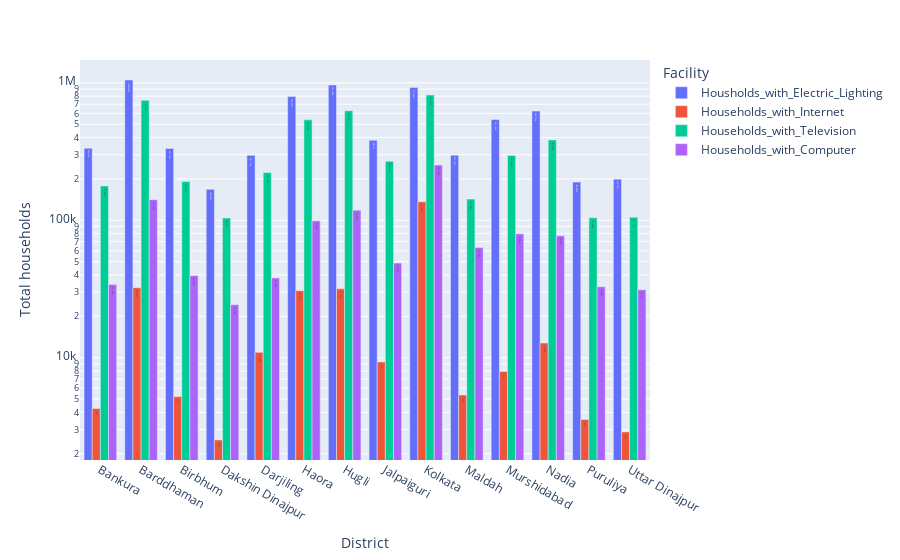

Notebook code cell kept with this figure:
### Code cell
px.bar(data_frame=temp_df,x='District',y=['Housholds_with_Electric_Lighting','Households_with_Internet','Households_with_Television','Households_with_Computer'],barmode='group',log_y=True,text_auto=True
       ,labels={
           'variable':'Facility',
           'value':'Total households',
           

       })

### Figure 1 — Plotly figure (JSON) as saved in the notebook; plotly's stock layout.template omitted (floating-point values rounded to 4 significant figures)
{"data": [{"alignmentgroup": "True", "hovertemplate": "Facility=Housholds_with_Electric_Lighting<br>District=%{x}<br>Total households=%{y}<extra></extra>", "legendgroup": "Housholds_with_Electric_Lighting", "marker": {"color": "#636efa", "pattern": {"shape": ""}}, "name": "Housholds_with_Electric_Lighting", "offsetgroup": "Housholds_with_Electric_Lighting", "orientation": "v", "showlegend": true, "textposition": "auto", "texttemplate": "%{y}", "type": "bar", "x": ["Bankura", "Barddhaman", "Birbhum", "Dakshin Dinajpur", "Darjiling", "Haora", "Hugli", "Jalpaiguri", "Kolkata", "Maldah", "Murshidabad", "Nadia", "Puruliya", "Uttar Dinajpur"], "xaxis": "x", "y": [334670, 1049943, 333752, 168069, 297176, 796953, 965258, 382500, 927602, 297716, 541169, 623729, 189889, 199307], "yaxis": "y"}, {"alignmentgroup": "True", "hovertemplate": "Facility=Households_with_Internet<br>District=%{x}<br>Total households=%{y}<extra></extra>", "legendgroup": "Households_with_Internet", "marker": {"color": "#EF553B", "pattern": {"shape": ""}}, "name": "Households_with_Internet", "offsetgroup": "Households_with_Internet", "orientation": "v", "showlegend": true, "textposition": "auto", "texttemplate": "%{y}", "type": "bar", "x": ["Bankura", "Barddhaman", "Birbhum", "Dakshin Dinajpur", "Darjiling", "Haora", "Hugli", "Jalpaiguri", "Kolkata", "Maldah", "Murshidabad", "Nadia", "Puruliya", "Uttar Dinajpur"], "xaxis": "x", "y": [4273, 32323, 5210, 2518, 10943, 30751, 31725, 9322, 136618, 5357, 7951, 12787, 3551, 2883], "yaxis": "y"}, {"alignmentgroup": "True", "hovertemplate": "Facility=Households_with_Television<br>District=%{x}<br>Total households=%{y}<extra></extra>", "legendgroup": "Households_with_Television", "marker": {"color": "#00cc96", "pattern": {"shape": ""}}, "name": "Households_with_Television", "offsetgroup": "Households_with_Television", "orientation": "v", "showlegend": true, "textposition": "auto", "texttemplate": "%{y}", "type": "bar", "x": ["Bankura", "Barddhaman", "Birbhum", "Dakshin Dinajpur", "Darjiling", "Haora", "Hugli", "Jalpaiguri", "Kolkata", "Maldah", "Murshidabad", "Nadia", "Puruliya", "Uttar Dinajpur"], "xaxis": "x", "y": [177819, 747286, 191514, 103980, 222987, 539312, 628340, 268908, 816141, 142659, 296566, 384314, 104489, 105431], "yaxis": "y"}, {"alignmentgroup": "True", "hovertemplate": "Facility=Households_with_Computer<br>District=%{x}<br>Total households=%{y}<extra></extra>", "legendgroup": "Households_with_Computer", "marker": {"color": "#ab63fa", "pattern": {"shape": ""}}, "name": "Households_with_Computer", "offsetgroup": "Households_with_Computer", "orientation": "v", "showlegend": true, "textposition": "auto", "texttemplate": "%{y}", "type": "bar", "x": ["Bankura", "Barddhaman", "Birbhum", "Dakshin Dinajpur", "Darjiling", "Haora", "Hugli", "Jalpaiguri", "Kolkata", "Maldah", "Murshidabad", "Nadia", "Puruliya", "Uttar Dinajpur"], "xaxis": "x", "y": [34128, 141387, 39636, 24318, 38065, 99261, 118459, 48818, 252644, 63525, 79729, 77210, 32862, 31210], "yaxis": "y"}], "layout": {"barmode": "group", "legend": {"title": {"text": "Facility"}, "tracegroupgap": 0}, "margin": {"t": 60}, "xaxis": {"anchor": "y", "domain": [0, 1], "title": {"text": "District"}}, "yaxis": {"anchor": "x", "domain": [0, 1], "title": {"text": "Total households"}, "type": "log"}}}
